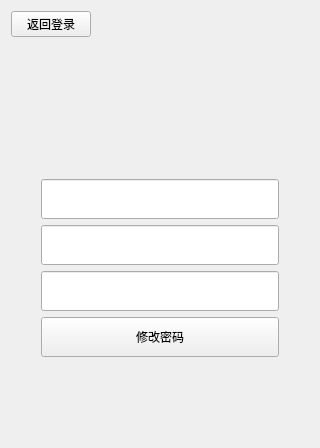
<?xml version="1.0" encoding="UTF-8"?>
<ui version="4.0">
 <class>ReviseDialog</class>
 <widget class="QWidget" name="ReviseDialog">
  <property name="geometry">
   <rect>
    <x>0</x>
    <y>0</y>
    <width>320</width>
    <height>448</height>
   </rect>
  </property>
  <property name="minimumSize">
   <size>
    <width>320</width>
    <height>448</height>
   </size>
  </property>
  <property name="maximumSize">
   <size>
    <width>320</width>
    <height>448</height>
   </size>
  </property>
  <property name="sizeIncrement">
   <size>
    <width>320</width>
    <height>448</height>
   </size>
  </property>
  <property name="windowTitle">
   <string>忘记密码</string>
  </property>
  <layout class="QVBoxLayout" name="verticalLayout">
   <item>
    <layout class="QHBoxLayout" name="horizontalLayout_3">
     <item>
      <widget class="QPushButton" name="returnLoginButton_2">
       <property name="text">
        <string>返回登录</string>
       </property>
      </widget>
     </item>
     <item>
      <layout class="QHBoxLayout" name="horizontalLayout_4"/>
     </item>
     <item>
      <spacer name="horizontalSpacer_4">
       <property name="orientation">
        <enum>Qt::Horizontal</enum>
       </property>
       <property name="sizeHint" stdset="0">
        <size>
         <width>40</width>
         <height>20</height>
        </size>
       </property>
      </spacer>
     </item>
    </layout>
   </item>
   <item>
    <spacer name="verticalSpacer_4">
     <property name="orientation">
      <enum>Qt::Vertical</enum>
     </property>
     <property name="sizeHint" stdset="0">
      <size>
       <width>20</width>
       <height>40</height>
      </size>
     </property>
    </spacer>
   </item>
   <item>
    <layout class="QGridLayout" name="gridLayout_2">
     <item row="4" column="1">
      <widget class="QPushButton" name="reviseButton">
       <property name="minimumSize">
        <size>
         <width>0</width>
         <height>40</height>
        </size>
       </property>
       <property name="maximumSize">
        <size>
         <width>16777215</width>
         <height>40</height>
        </size>
       </property>
       <property name="text">
        <string>修改密码</string>
       </property>
      </widget>
     </item>
     <item row="1" column="2">
      <spacer name="horizontalSpacer_6">
       <property name="orientation">
        <enum>Qt::Horizontal</enum>
       </property>
       <property name="sizeType">
        <enum>QSizePolicy::Fixed</enum>
       </property>
       <property name="sizeHint" stdset="0">
        <size>
         <width>30</width>
         <height>20</height>
        </size>
       </property>
      </spacer>
     </item>
     <item row="2" column="1">
      <widget class="QLineEdit" name="passwordEdit_2">
       <property name="minimumSize">
        <size>
         <width>0</width>
         <height>40</height>
        </size>
       </property>
       <property name="maximumSize">
        <size>
         <width>16777215</width>
         <height>40</height>
        </size>
       </property>
       <property name="text">
        <string/>
       </property>
      </widget>
     </item>
     <item row="1" column="1">
      <widget class="QLineEdit" name="idEdit_2">
       <property name="minimumSize">
        <size>
         <width>0</width>
         <height>40</height>
        </size>
       </property>
       <property name="maximumSize">
        <size>
         <width>16777215</width>
         <height>40</height>
        </size>
       </property>
       <property name="text">
        <string/>
       </property>
      </widget>
     </item>
     <item row="5" column="1">
      <spacer name="verticalSpacer_3">
       <property name="orientation">
        <enum>Qt::Vertical</enum>
       </property>
       <property name="sizeType">
        <enum>QSizePolicy::Minimum</enum>
       </property>
       <property name="sizeHint" stdset="0">
        <size>
         <width>20</width>
         <height>40</height>
        </size>
       </property>
      </spacer>
     </item>
     <item row="3" column="1">
      <widget class="QLineEdit" name="confirmPasswordEdit_2">
       <property name="minimumSize">
        <size>
         <width>0</width>
         <height>40</height>
        </size>
       </property>
       <property name="maximumSize">
        <size>
         <width>16777215</width>
         <height>40</height>
        </size>
       </property>
       <property name="text">
        <string/>
       </property>
      </widget>
     </item>
     <item row="1" column="0">
      <spacer name="horizontalSpacer_5">
       <property name="orientation">
        <enum>Qt::Horizontal</enum>
       </property>
       <property name="sizeType">
        <enum>QSizePolicy::Fixed</enum>
       </property>
       <property name="sizeHint" stdset="0">
        <size>
         <width>30</width>
         <height>20</height>
        </size>
       </property>
      </spacer>
     </item>
    </layout>
   </item>
   <item>
    <spacer name="verticalSpacer">
     <property name="orientation">
      <enum>Qt::Vertical</enum>
     </property>
     <property name="sizeType">
      <enum>QSizePolicy::Fixed</enum>
     </property>
     <property name="sizeHint" stdset="0">
      <size>
       <width>20</width>
       <height>40</height>
      </size>
     </property>
    </spacer>
   </item>
  </layout>
 </widget>
 <resources/>
 <connections/>
</ui>
